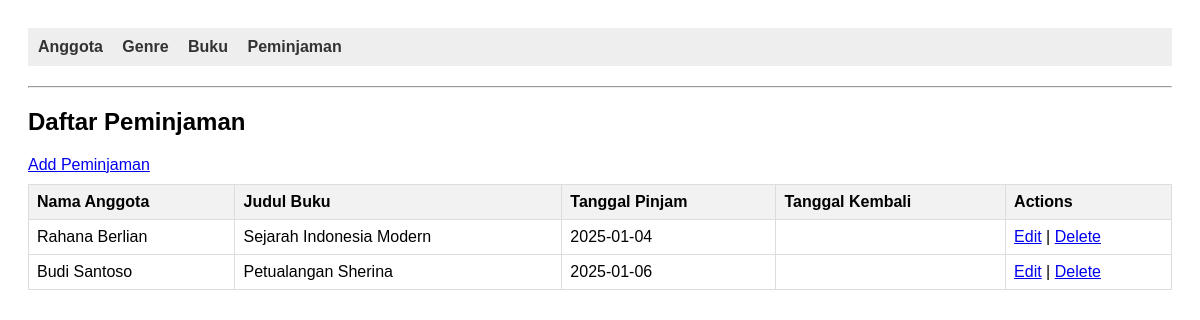
The app's page /Project/index.php?entity=peminjaman with its own data.
### tables this page shows
CREATE TABLE `peminjaman` (
  `id_peminjaman` int(11) NOT NULL,
  `id_anggota` int(11) NOT NULL,
  `id_buku` int(11) NOT NULL,
  `tanggal_pinjam` date NOT NULL,
  `tanggal_kembali` date DEFAULT NULL
);

CREATE TABLE `anggota` (
  `id_anggota` int(11) NOT NULL,
  `nama_anggota` varchar(100) NOT NULL,
  `no_hp` varchar(15) DEFAULT NULL
);

CREATE TABLE `buku` (
  `id_buku` int(11) NOT NULL,
  `id_genre` int(11) DEFAULT NULL,
  `judul` varchar(150) NOT NULL,
  `penulis` varchar(100) NOT NULL,
  `penerbit` varchar(100) NOT NULL
);

### Project/models/Peminjaman.php (called while the page is built, shortened)
<?php
require_once "config/Database.php";
class Peminjaman
{
    private $conn;
    private $table = "peminjaman";
    public function __construct()
    {
        $database = new Database();
        $this->conn = $database->getConnection();
    }
    public function getAll()
    {
        $query = "SELECT p.*, a.nama_anggota, b.judul FROM " . $this->table . " p INNER JOIN anggota a ON p.id_anggota = a.id_anggota INNER JOIN buku b ON p.id_buku = b.id_buku ORDER BY p.id_peminjaman ASC
        ";
        $stmt = $this->conn->prepare($query);
        $stmt->execute();
        return $stmt->fetchAll(PDO::FETCH_ASSOC);
    }
}

### Project/config/Database.php (called while the page is built, shortened)
<?php
class Database
{
    private $host = "localhost";
    private $database = "mvvm_db";
    private $username = "root";
    private $password = "";
    public function getConnection()
    {
        $this->conn = null;
        try {
            $this->conn = new PDO("mysql:host=" . $this->host . ";dbname=" . $this->database, $this->username, $this->password);
            $this->conn->setAttribute(PDO::ATTR_ERRMODE, PDO::ERRMODE_EXCEPTION);
        } catch (PDOException $exception) {
            echo "Connection error: " . $exception->getMessage();
        }
        return $this->conn;
    }
}

### Project/models/Anggota.php (called while the page is built, shortened)
<?php
require_once 'config/Database.php';
class Anggota
{
    public function __construct()
    {
        $database = new Database();
    }
}

### Project/models/Buku.php (called while the page is built, shortened)
<?php
require_once 'config/Database.php';
class Buku
{
    public function __construct()
    {
        $database = new Database();
    }
}

### Project/viewmodels/PeminjamanViewModel.php (called while the page is built, shortened)
<?php
require_once 'models/Peminjaman.php';
require_once 'models/Anggota.php';
require_once 'models/Buku.php';
class PeminjamanViewModel
{
    private $peminjaman;
    public function __construct()
    {
        $this->peminjaman = new Peminjaman();
    }
    public function getPeminjamanList()
    {
        return $this->peminjaman->getAll();
    }
}

### Project/views/peminjaman_list.php (the view)
<?php
require_once 'views/template/header.php';
?>
<h2 class="mt-4">Daftar Peminjaman</h2>
<a href="index.php?entity=peminjaman&action=add" class="">Add Peminjaman</a>
<table class="w-full border">
    <tr>
        <th>Nama Anggota</th>
        <th>Judul Buku</th>
        <th>Tanggal Pinjam</th>
        <th>Tanggal Kembali</th>
        <th>Actions</th>
    </tr>
    <?php foreach ($peminjamanList as $pinjam): ?>
        <tr>
            <td class="border px-4 py-2"><?php echo htmlspecialchars($pinjam['nama_anggota']); ?></td>
            <td class="border px-4 py-2"><?php echo htmlspecialchars($pinjam['judul']); ?></td>
            <td class="border px-4 py-2"><?php echo htmlspecialchars($pinjam['tanggal_pinjam']); ?></td>
            <td class="border px-4 py-2"><?php echo htmlspecialchars($pinjam['tanggal_kembali']); ?></td>
            <td class="border px-4 py-2">
                <a href="index.php?entity=peminjaman&action=edit&id=<?php echo $pinjam['id_peminjaman']; ?>">Edit</a>
                |
                <a href="index.php?entity=peminjaman&action=delete&id=<?php echo $pinjam['id_peminjaman']; ?>"
                    onclick="return confirm('Hapus data peminjaman ini?');">Delete</a>
            </td>
        </tr>
    <?php endforeach; ?>
</table>
<?php
require_once 'views/template/footer.php';
?>

### Project/views/template/header.php (style rules this page uses)
body { font-family: sans-serif; padding: 20px; }
table { border-collapse: collapse; width: 100%; margin-top: 10px; }
th, td { border: 1px solid #ddd; padding: 8px; text-align: left; }
th { background-color: #f2f2f2; }

### records on screen
peminjaman: id_anggota.nama_anggota "Rahana Berlian", id_buku.judul "Sejarah Indonesia Modern", tanggal_pinjam "2025-01-04"
peminjaman: id_anggota.nama_anggota "Budi Santoso", id_buku.judul "Petualangan Sherina", tanggal_pinjam "2025-01-06"
